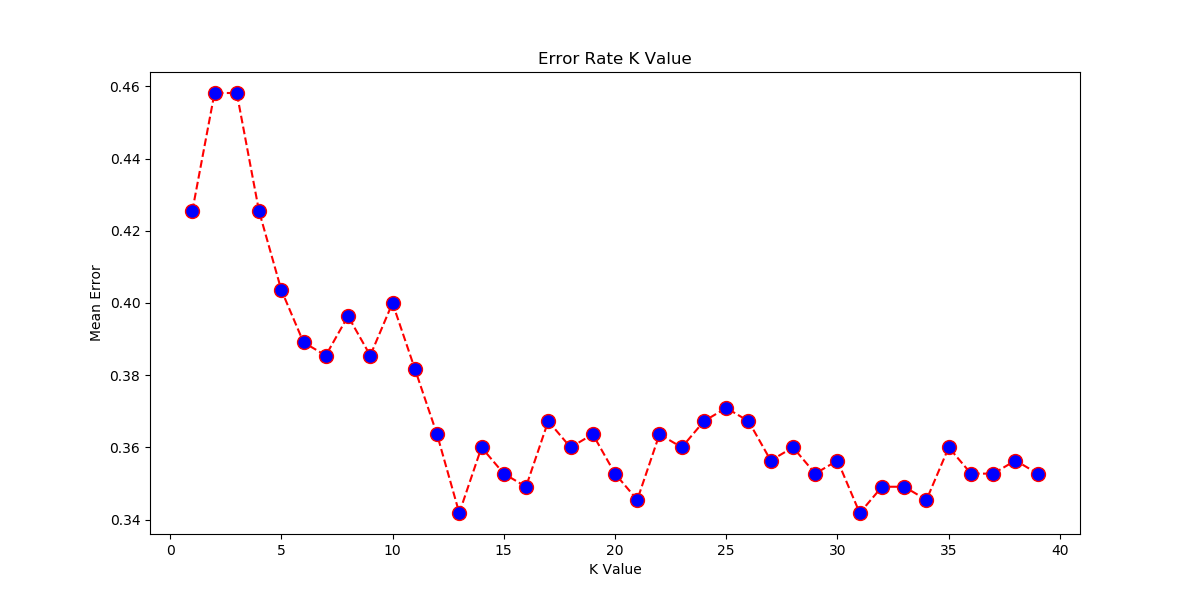

Write the Python code that produced this figure.
import numpy as np
import matplotlib.pyplot as plt
import pandas as pd

url = 'prepared_dataset.csv'

# Assign colum names to the dataset
names = ['baths', 'sqft', 'price','beds']

# Read dataset to pandas dataframe
dataset = pd.read_csv(url, names=names)

dataset.head()

X = dataset.iloc[:, :-1].values
y = dataset.iloc[:, 3].values

from sklearn.model_selection import train_test_split
X_train, X_test, y_train, y_test = train_test_split(X, y, test_size=0.20)

from sklearn.preprocessing import StandardScaler
scaler = StandardScaler()
scaler.fit(X_train)

X_train = scaler.transform(X_train)
X_test = scaler.transform(X_test)

from sklearn.neighbors import KNeighborsClassifier
classifier = KNeighborsClassifier(n_neighbors=4)
classifier.fit(X_train, y_train)

y_pred = classifier.predict(X_test)

from sklearn.metrics import classification_report, confusion_matrix
from sklearn import metrics #Import scikit-learn metrics module for accuracy calculation
print(confusion_matrix(y_test, y_pred))
print(classification_report(y_test, y_pred))
print("Accuracy:",metrics.accuracy_score(y_test, y_pred))


error = []

# Calculating error for K values between 1 and 40
for i in range(1, 40):
    knn = KNeighborsClassifier(n_neighbors=i)
    knn.fit(X_train, y_train)
    pred_i = knn.predict(X_test)
    error.append(np.mean(pred_i != y_test))

plt.figure(figsize=(12, 6))
plt.plot(range(1, 40), error, color='red', linestyle='dashed', marker='o',
         markerfacecolor='blue', markersize=10)
plt.title('Error Rate K Value')
plt.xlabel('K Value')
plt.ylabel('Mean Error')

plt.savefig("picture.png")
